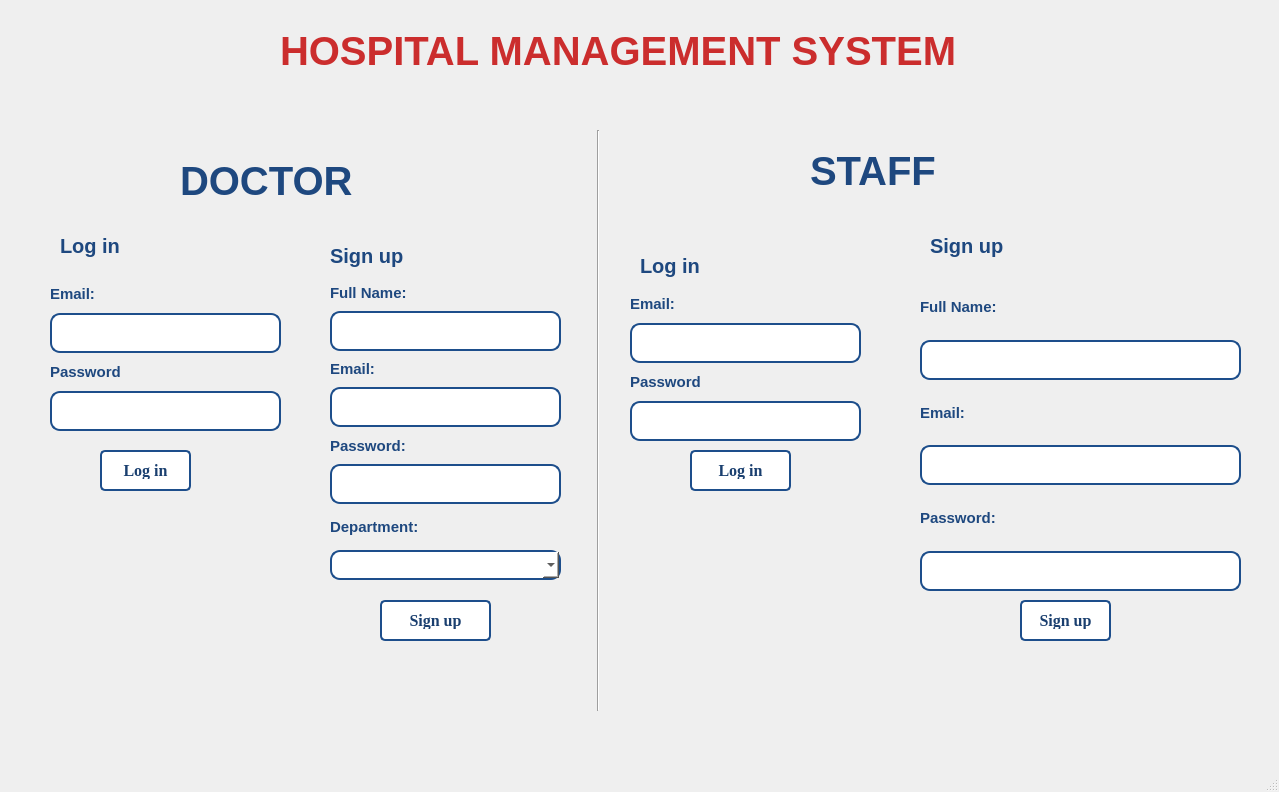
<?xml version="1.0" encoding="UTF-8"?>
<ui version="4.0">
 <class>MainWindow</class>
 <widget class="QMainWindow" name="MainWindow">
  <property name="geometry">
   <rect>
    <x>0</x>
    <y>0</y>
    <width>1279</width>
    <height>792</height>
   </rect>
  </property>
  <property name="windowTitle">
   <string>MainWindow</string>
  </property>
  <property name="styleSheet">
   <string notr="true"/>
  </property>
  <widget class="QWidget" name="centralwidget">
   <widget class="QWidget" name="layoutWidget_3">
    <property name="geometry">
     <rect>
      <x>330</x>
      <y>280</y>
      <width>231</width>
      <height>300</height>
     </rect>
    </property>
    <layout class="QGridLayout" name="gridLayout_45">
     <item row="3" column="0">
      <layout class="QGridLayout" name="gridLayout_51">
       <item row="0" column="0">
        <widget class="QLabel" name="label_46">
         <property name="styleSheet">
          <string notr="true">QLabel {
    color: rgb(30, 72, 127);
    font-size: 15px; 
    font-weight: bold;
    font-family: 'Segoe UI', Tahoma, Geneva, Verdana, sans-serif; 
}

QLabel {
    text-shadow: 2px 2px 4px rgba(0, 0, 0, 0.3); =-
}
</string>
         </property>
         <property name="text">
          <string>Department:</string>
         </property>
        </widget>
       </item>
       <item row="1" column="0">
        <widget class="QComboBox" name="sdocdep">
         <property name="styleSheet">
          <string notr="true">QComboBox {
    background-color: rgb(255, 255, 255); 
    border: 2px solid rgb(29, 78, 139); 
    border-radius: 10px; 
    padding: 5 px; 
    font-size: 14 px; 
    color: rgb(0, 0, 0); 
}

QComboBox:hover {
    background-color:rgb(219, 235, 255); 
}

</string>
         </property>
         <item>
          <property name="text">
           <string/>
          </property>
         </item>
         <item>
          <property name="text">
           <string>Cardiology</string>
          </property>
         </item>
         <item>
          <property name="text">
           <string>Dermatology</string>
          </property>
         </item>
         <item>
          <property name="text">
           <string>Emergency Medicine</string>
          </property>
         </item>
         <item>
          <property name="text">
           <string>Endocrinology</string>
          </property>
         </item>
         <item>
          <property name="text">
           <string>Gastroenterology</string>
          </property>
         </item>
         <item>
          <property name="text">
           <string>General Surgery</string>
          </property>
         </item>
         <item>
          <property name="text">
           <string>Internal Medicine</string>
          </property>
         </item>
         <item>
          <property name="text">
           <string>Neurology</string>
          </property>
         </item>
         <item>
          <property name="text">
           <string>Obstetrics and Gynecology</string>
          </property>
         </item>
         <item>
          <property name="text">
           <string>Oncology</string>
          </property>
         </item>
         <item>
          <property name="text">
           <string>Ophthalmology</string>
          </property>
         </item>
         <item>
          <property name="text">
           <string>Orthopedics</string>
          </property>
         </item>
         <item>
          <property name="text">
           <string>Pediatrics</string>
          </property>
         </item>
         <item>
          <property name="text">
           <string>Psychiatry</string>
          </property>
         </item>
         <item>
          <property name="text">
           <string>Pulmonary Medicine</string>
          </property>
         </item>
         <item>
          <property name="text">
           <string>Rheumatology</string>
          </property>
         </item>
         <item>
          <property name="text">
           <string>Urology</string>
          </property>
         </item>
        </widget>
       </item>
      </layout>
     </item>
     <item row="0" column="0">
      <layout class="QGridLayout" name="gridLayout_48">
       <item row="0" column="0">
        <widget class="QLabel" name="label_43">
         <property name="styleSheet">
          <string notr="true">QLabel {
    color: rgb(30, 72, 127);
    font-size: 15px; 
    font-weight: bold;
    font-family: 'Segoe UI', Tahoma, Geneva, Verdana, sans-serif; 
}

QLabel {
    text-shadow: 2px 2px 4px rgba(0, 0, 0, 0.3); =-
}
</string>
         </property>
         <property name="text">
          <string>Full Name:</string>
         </property>
        </widget>
       </item>
       <item row="1" column="0">
        <widget class="QLineEdit" name="sdocname">
         <property name="styleSheet">
          <string notr="true">QLineEdit {
    background-color: rgb(255, 255, 255); 
    border: 2px solid rgb(29, 78, 139); 
    border-radius: 10px; 
    padding: 10px; 
    font-size: 14 px; 
    color: rgb(0, 0, 0); 
}

QLineEdit:hover {
    background-color:rgb(219, 235, 255); 
}

</string>
         </property>
        </widget>
       </item>
      </layout>
     </item>
     <item row="2" column="0">
      <layout class="QGridLayout" name="gridLayout_50">
       <item row="0" column="0">
        <widget class="QLabel" name="label_45">
         <property name="styleSheet">
          <string notr="true">QLabel {
    color: rgb(30, 72, 127);
    font-size: 15px; 
    font-weight: bold;
    font-family: 'Segoe UI', Tahoma, Geneva, Verdana, sans-serif; 
}

QLabel {
    text-shadow: 2px 2px 4px rgba(0, 0, 0, 0.3); =-
}
</string>
         </property>
         <property name="text">
          <string>Password:</string>
         </property>
        </widget>
       </item>
       <item row="1" column="0">
        <widget class="QLineEdit" name="sdocpass">
         <property name="styleSheet">
          <string notr="true">QLineEdit {
    background-color: rgb(255, 255, 255); 
    border: 2px solid rgb(29, 78, 139); 
    border-radius: 10px; 
    padding: 10px; 
    font-size: 14 px; 
    color: rgb(0, 0, 0); 
}

QLineEdit:hover {
    background-color:rgb(219, 235, 255); 
}

</string>
         </property>
        </widget>
       </item>
      </layout>
     </item>
     <item row="1" column="0">
      <layout class="QGridLayout" name="gridLayout_49">
       <item row="2" column="0">
        <widget class="QLineEdit" name="sdocemail">
         <property name="styleSheet">
          <string notr="true">QLineEdit {
    background-color: rgb(255, 255, 255); 
    border: 2px solid rgb(29, 78, 139); 
    border-radius: 10px; 
    padding: 10px; 
    font-size: 14 px; 
    color: rgb(0, 0, 0); 
}

QLineEdit:hover {
    background-color:rgb(219, 235, 255); 
}

</string>
         </property>
        </widget>
       </item>
       <item row="0" column="0">
        <widget class="QLabel" name="label_44">
         <property name="styleSheet">
          <string notr="true">QLabel {
    color: rgb(30, 72, 127);
    font-size: 15px; 
    font-weight: bold;
    font-family: 'Segoe UI', Tahoma, Geneva, Verdana, sans-serif; 
}

QLabel {
    text-shadow: 2px 2px 4px rgba(0, 0, 0, 0.3); =-
}
</string>
         </property>
         <property name="text">
          <string>Email:</string>
         </property>
        </widget>
       </item>
      </layout>
     </item>
    </layout>
   </widget>
   <widget class="QWidget" name="layoutWidget_4">
    <property name="geometry">
     <rect>
      <x>920</x>
      <y>280</y>
      <width>321</width>
      <height>311</height>
     </rect>
    </property>
    <layout class="QGridLayout" name="gridLayout_54">
     <item row="0" column="0">
      <layout class="QGridLayout" name="gridLayout_56">
       <item row="0" column="0">
        <widget class="QLabel" name="label_50">
         <property name="styleSheet">
          <string notr="true">QLabel {
    color: rgb(30, 72, 127);
    font-size: 15px; 
    font-weight: bold;
    font-family: 'Segoe UI', Tahoma, Geneva, Verdana, sans-serif; 
}

QLabel {
    text-shadow: 2px 2px 4px rgba(0, 0, 0, 0.3); =-
}
</string>
         </property>
         <property name="text">
          <string>Full Name:</string>
         </property>
        </widget>
       </item>
       <item row="1" column="0">
        <widget class="QLineEdit" name="sstaffname">
         <property name="styleSheet">
          <string notr="true">QLineEdit {
    background-color: rgb(255, 255, 255); 
    border: 2px solid rgb(29, 78, 139); 
    border-radius: 10px; 
    padding: 10px; 
    font-size: 14 px; 
    color: rgb(0, 0, 0); 
}

QLineEdit:hover {
    background-color:rgb(219, 235, 255); 
}

</string>
         </property>
        </widget>
       </item>
      </layout>
     </item>
     <item row="2" column="0">
      <layout class="QGridLayout" name="gridLayout_57">
       <item row="0" column="0">
        <widget class="QLabel" name="label_51">
         <property name="styleSheet">
          <string notr="true">QLabel {
    color: rgb(30, 72, 127);
    font-size: 15px; 
    font-weight: bold;
    font-family: 'Segoe UI', Tahoma, Geneva, Verdana, sans-serif; 
}

QLabel {
    text-shadow: 2px 2px 4px rgba(0, 0, 0, 0.3); =-
}
</string>
         </property>
         <property name="text">
          <string>Password:</string>
         </property>
        </widget>
       </item>
       <item row="1" column="0">
        <widget class="QLineEdit" name="sstaffpass">
         <property name="styleSheet">
          <string notr="true">QLineEdit {
    background-color: rgb(255, 255, 255); 
    border: 2px solid rgb(29, 78, 139); 
    border-radius: 10px; 
    padding: 10px; 
    font-size: 14 px; 
    color: rgb(0, 0, 0); 
}

QLineEdit:hover {
    background-color:rgb(219, 235, 255); 
}

</string>
         </property>
        </widget>
       </item>
      </layout>
     </item>
     <item row="1" column="0">
      <layout class="QGridLayout" name="gridLayout_58">
       <item row="1" column="0">
        <widget class="QLineEdit" name="sstaffemail">
         <property name="styleSheet">
          <string notr="true">QLineEdit {
    background-color: rgb(255, 255, 255); 
    border: 2px solid rgb(29, 78, 139); 
    border-radius: 10px; 
    padding: 10px; 
    font-size: 14 px; 
    color: rgb(0, 0, 0); 
}

QLineEdit:hover {
    background-color:rgb(219, 235, 255); 
}

</string>
         </property>
         <property name="text">
          <string/>
         </property>
        </widget>
       </item>
       <item row="0" column="0">
        <widget class="QLabel" name="label_52">
         <property name="styleSheet">
          <string notr="true">QLabel {
    color: rgb(30, 72, 127);
    font-size: 15px; 
    font-weight: bold;
    font-family: 'Segoe UI', Tahoma, Geneva, Verdana, sans-serif; 
}

QLabel {
    text-shadow: 2px 2px 4px rgba(0, 0, 0, 0.3); =-
}
</string>
         </property>
         <property name="text">
          <string>Email:</string>
         </property>
        </widget>
       </item>
      </layout>
     </item>
    </layout>
   </widget>
   <widget class="Line" name="line">
    <property name="geometry">
     <rect>
      <x>590</x>
      <y>130</y>
      <width>16</width>
      <height>581</height>
     </rect>
    </property>
    <property name="styleSheet">
     <string notr="true">Line {
    background-color: rgb(30, 72, 127); 
    height: 2px; 
    border: none; 
}

Line:hover {
    background-color: rgb(48, 115, 203); 
    transition: background-color 0.3s ease-in-out;
}
</string>
    </property>
    <property name="orientation">
     <enum>Qt::Vertical</enum>
    </property>
   </widget>
   <widget class="QLabel" name="label_53">
    <property name="geometry">
     <rect>
      <x>280</x>
      <y>20</y>
      <width>711</width>
      <height>61</height>
     </rect>
    </property>
    <property name="font">
     <font>
      <family>Segoe UI</family>
      <pointsize>-1</pointsize>
      <bold>true</bold>
     </font>
    </property>
    <property name="styleSheet">
     <string notr="true">QLabel {
    color:rgb(203, 45, 45);
    font-size: 40px; 
    font-weight: bold;
    font-family: 'Segoe UI', Tahoma, Geneva, Verdana, sans-serif; 
}

QLabel:hover {
    color: rgb(255, 71, 58);
    text-decoration: underline; 
    cursor: pointer; 
}

QLabel {
    text-shadow: 2px 2px 4px rgb(132, 37, 30); 
}
</string>
    </property>
    <property name="text">
     <string>HOSPITAL MANAGEMENT SYSTEM</string>
    </property>
   </widget>
   <widget class="QLabel" name="label_2">
    <property name="geometry">
     <rect>
      <x>640</x>
      <y>250</y>
      <width>61</width>
      <height>31</height>
     </rect>
    </property>
    <property name="font">
     <font>
      <family>Segoe UI</family>
      <pointsize>-1</pointsize>
      <bold>true</bold>
     </font>
    </property>
    <property name="styleSheet">
     <string notr="true">QLabel {
    color: rgb(30, 72, 127);
    font-size: 20px; 
    font-weight: bold;
    font-family: 'Segoe UI', Tahoma, Geneva, Verdana, sans-serif; 
}

QLabel:hover {
    color: rgb(48, 115, 203);
    text-decoration: underline; 
    cursor: pointer; 
}

QLabel {
    text-shadow: 2px 2px 4px rgba(0, 0, 0, 0.3); =-
}
</string>
    </property>
    <property name="text">
     <string>Log in</string>
    </property>
   </widget>
   <widget class="QLabel" name="label_3">
    <property name="geometry">
     <rect>
      <x>330</x>
      <y>240</y>
      <width>81</width>
      <height>31</height>
     </rect>
    </property>
    <property name="font">
     <font>
      <family>Segoe UI</family>
      <pointsize>-1</pointsize>
      <bold>true</bold>
     </font>
    </property>
    <property name="styleSheet">
     <string notr="true">QLabel {
    color: rgb(30, 72, 127);
    font-size: 20px; 
    font-weight: bold;
    font-family: 'Segoe UI', Tahoma, Geneva, Verdana, sans-serif; 
}

QLabel:hover {
    color: rgb(48, 115, 203);
    text-decoration: underline; 
    cursor: pointer; 
}

QLabel {
    text-shadow: 2px 2px 4px rgba(0, 0, 0, 0.3); =-
}
</string>
    </property>
    <property name="text">
     <string>Sign up</string>
    </property>
   </widget>
   <widget class="QPushButton" name="pushButton_9">
    <property name="geometry">
     <rect>
      <x>100</x>
      <y>450</y>
      <width>91</width>
      <height>41</height>
     </rect>
    </property>
    <property name="font">
     <font>
      <family>Times New Roman</family>
      <pointsize>-1</pointsize>
      <bold>true</bold>
     </font>
    </property>
    <property name="styleSheet">
     <string notr="true">QPushButton 
{
background-color: rgb(255, 255, 255); 
color: rgb(26, 63, 111); 
border: 2px solid rgb(29, 78, 139);
border-radius: 5px; 
padding: 10px 10px; 
font-size: 16px;
font-weight: bold;
cursor: pointer; 
transition: background-color 0.3s ease, box-shadow 0.3s ease;
}
QPushButton:hover 
{
background-color: rgb(219, 235, 255); 
box-shadow: 0 4px 8px rgba(0, 0, 0, 0.1); 
}
QPushButton:pressed 
{
background-color: rgb(45, 108, 190); 
color: rgb(255, 255, 255);
box-shadow: 0 2px 4px rgba(0, 0, 0, 0.1); 
}
</string>
    </property>
    <property name="text">
     <string>Log in</string>
    </property>
   </widget>
   <widget class="QPushButton" name="pushButton_10">
    <property name="geometry">
     <rect>
      <x>690</x>
      <y>450</y>
      <width>101</width>
      <height>41</height>
     </rect>
    </property>
    <property name="font">
     <font>
      <family>Times New Roman</family>
      <pointsize>-1</pointsize>
      <bold>true</bold>
     </font>
    </property>
    <property name="styleSheet">
     <string notr="true">QPushButton 
{
background-color: rgb(255, 255, 255); 
color: rgb(26, 63, 111); 
border: 2px solid rgb(29, 78, 139);
border-radius: 5px; 
padding: 10px 10px; 
font-size: 16px;
font-weight: bold;
cursor: pointer; 
transition: background-color 0.3s ease, box-shadow 0.3s ease;
}
QPushButton:hover 
{
background-color: rgb(219, 235, 255); 
box-shadow: 0 4px 8px rgba(0, 0, 0, 0.1); 
}
QPushButton:pressed 
{
background-color: rgb(45, 108, 190); 
color: rgb(255, 255, 255);
box-shadow: 0 2px 4px rgba(0, 0, 0, 0.1); 
}
</string>
    </property>
    <property name="text">
     <string>Log in</string>
    </property>
   </widget>
   <widget class="QPushButton" name="pushButton_11">
    <property name="geometry">
     <rect>
      <x>380</x>
      <y>600</y>
      <width>111</width>
      <height>41</height>
     </rect>
    </property>
    <property name="font">
     <font>
      <family>Times New Roman</family>
      <pointsize>-1</pointsize>
      <bold>true</bold>
     </font>
    </property>
    <property name="styleSheet">
     <string notr="true">QPushButton 
{
background-color: rgb(255, 255, 255); 
color: rgb(26, 63, 111); 
border: 2px solid rgb(29, 78, 139);
border-radius: 5px; 
padding: 10px 10px; 
font-size: 16px;
font-weight: bold;
cursor: pointer; 
transition: background-color 0.3s ease, box-shadow 0.3s ease;
}
QPushButton:hover 
{
background-color: rgb(219, 235, 255); 
box-shadow: 0 4px 8px rgba(0, 0, 0, 0.1); 
}
QPushButton:pressed 
{
background-color: rgb(45, 108, 190); 
color: rgb(255, 255, 255);
box-shadow: 0 2px 4px rgba(0, 0, 0, 0.1); 
}
</string>
    </property>
    <property name="text">
     <string>Sign up</string>
    </property>
   </widget>
   <widget class="QPushButton" name="pushButton_12">
    <property name="geometry">
     <rect>
      <x>1020</x>
      <y>600</y>
      <width>91</width>
      <height>41</height>
     </rect>
    </property>
    <property name="font">
     <font>
      <family>Times New Roman</family>
      <pointsize>-1</pointsize>
      <bold>true</bold>
     </font>
    </property>
    <property name="styleSheet">
     <string notr="true">QPushButton 
{
background-color: rgb(255, 255, 255); 
color: rgb(26, 63, 111); 
border: 2px solid rgb(29, 78, 139);
border-radius: 5px; 
padding: 10px 10px; 
font-size: 16px;
font-weight: bold;
cursor: pointer; 
transition: background-color 0.3s ease, box-shadow 0.3s ease;
}
QPushButton:hover 
{
background-color: rgb(219, 235, 255); 
box-shadow: 0 4px 8px rgba(0, 0, 0, 0.1); 
}
QPushButton:pressed 
{
background-color: rgb(45, 108, 190); 
color: rgb(255, 255, 255);
box-shadow: 0 2px 4px rgba(0, 0, 0, 0.1); 
}
</string>
    </property>
    <property name="text">
     <string>Sign up</string>
    </property>
   </widget>
   <widget class="QLabel" name="label_5">
    <property name="geometry">
     <rect>
      <x>810</x>
      <y>150</y>
      <width>131</width>
      <height>41</height>
     </rect>
    </property>
    <property name="font">
     <font>
      <family>Segoe UI</family>
      <pointsize>-1</pointsize>
      <bold>true</bold>
     </font>
    </property>
    <property name="styleSheet">
     <string notr="true">QLabel {
    color: rgb(30, 72, 127);
    font-size: 40px; 
    font-weight: bold;
    font-family: 'Segoe UI', Tahoma, Geneva, Verdana, sans-serif; 
}

QLabel:hover {
    color: rgb(48, 115, 203);
    text-decoration: underline; 
    cursor: pointer; 
}

QLabel {
    text-shadow: 2px 2px 4px rgba(0, 0, 0, 0.3); =-
}
</string>
    </property>
    <property name="text">
     <string>STAFF</string>
    </property>
   </widget>
   <widget class="QLabel" name="label_6">
    <property name="geometry">
     <rect>
      <x>180</x>
      <y>160</y>
      <width>221</width>
      <height>41</height>
     </rect>
    </property>
    <property name="font">
     <font>
      <family>Segoe UI</family>
      <pointsize>-1</pointsize>
      <bold>true</bold>
     </font>
    </property>
    <property name="styleSheet">
     <string notr="true">QLabel {
    color: rgb(30, 72, 127);
    font-size: 40px; 
    font-weight: bold;
    font-family: 'Segoe UI', Tahoma, Geneva, Verdana, sans-serif; 
}

QLabel:hover {
    color: rgb(48, 115, 203);
    text-decoration: underline; 
    cursor: pointer; 
}

QLabel {
    text-shadow: 2px 2px 4px rgba(0, 0, 0, 0.3); =-
}
</string>
    </property>
    <property name="text">
     <string>DOCTOR</string>
    </property>
   </widget>
   <widget class="QWidget" name="layoutWidget">
    <property name="geometry">
     <rect>
      <x>50</x>
      <y>280</y>
      <width>231</width>
      <height>151</height>
     </rect>
    </property>
    <layout class="QGridLayout" name="gridLayout">
     <item row="0" column="0">
      <layout class="QGridLayout" name="gridLayout_46">
       <item row="1" column="0">
        <widget class="QLineEdit" name="ldocemail">
         <property name="styleSheet">
          <string notr="true">QLineEdit {
    background-color: rgb(255, 255, 255); 
    border: 2px solid rgb(29, 78, 139); 
    border-radius: 10px; 
    padding: 10px; 
    font-size: 14 px; 
    color: rgb(0, 0, 0); 
}

QLineEdit:hover {
    background-color:rgb(219, 235, 255); 
}

</string>
         </property>
        </widget>
       </item>
       <item row="0" column="0">
        <widget class="QLabel" name="label_41">
         <property name="autoFillBackground">
          <bool>false</bool>
         </property>
         <property name="styleSheet">
          <string notr="true">QLabel {
    color: rgb(30, 72, 127);
    font-size: 15px; 
    font-weight: bold;
    font-family: 'Segoe UI', Tahoma, Geneva, Verdana, sans-serif; 
}

QLabel {
    text-shadow: 2px 2px 4px rgba(0, 0, 0, 0.3); =-
}
</string>
         </property>
         <property name="text">
          <string>Email:</string>
         </property>
        </widget>
       </item>
      </layout>
     </item>
     <item row="1" column="0">
      <layout class="QGridLayout" name="gridLayout_47">
       <item row="0" column="0">
        <widget class="QLabel" name="label_42">
         <property name="styleSheet">
          <string notr="true">QLabel {
    color: rgb(30, 72, 127);
    font-size: 15px; 
    font-weight: bold;
    font-family: 'Segoe UI', Tahoma, Geneva, Verdana, sans-serif; 
}

QLabel {
    text-shadow: 2px 2px 4px rgba(0, 0, 0, 0.3); =-
}
</string>
         </property>
         <property name="text">
          <string>Password</string>
         </property>
        </widget>
       </item>
       <item row="1" column="0">
        <widget class="QLineEdit" name="ldocpass">
         <property name="styleSheet">
          <string notr="true">QLineEdit {
    background-color: rgb(255, 255, 255); 
    border: 2px solid rgb(29, 78, 139); 
    border-radius: 10px; 
    padding: 10px; 
    font-size: 14 px; 
    color: rgb(0, 0, 0); 
}

QLineEdit:hover {
    background-color:rgb(219, 235, 255);
}

</string>
         </property>
        </widget>
       </item>
      </layout>
     </item>
    </layout>
   </widget>
   <widget class="QLabel" name="label_7">
    <property name="geometry">
     <rect>
      <x>40</x>
      <y>40</y>
      <width>71</width>
      <height>71</height>
     </rect>
    </property>
    <property name="text">
     <string/>
    </property>
    <property name="pixmap">
     <pixmap>../../../Downloads/caduceus logo,health logo,medical logo.png</pixmap>
    </property>
   </widget>
   <widget class="QLabel" name="label_8">
    <property name="geometry">
     <rect>
      <x>60</x>
      <y>230</y>
      <width>61</width>
      <height>31</height>
     </rect>
    </property>
    <property name="font">
     <font>
      <family>Segoe UI</family>
      <pointsize>-1</pointsize>
      <bold>true</bold>
     </font>
    </property>
    <property name="styleSheet">
     <string notr="true">QLabel {
    color: rgb(30, 72, 127);
    font-size: 20px; 
    font-weight: bold;
    font-family: 'Segoe UI', Tahoma, Geneva, Verdana, sans-serif; 
}

QLabel:hover {
    color: rgb(48, 115, 203);
    text-decoration: underline; 
    cursor: pointer; 
}

QLabel {
    text-shadow: 2px 2px 4px rgba(0, 0, 0, 0.3); =-
}
</string>
    </property>
    <property name="text">
     <string>Log in</string>
    </property>
   </widget>
   <widget class="QLabel" name="label_4">
    <property name="geometry">
     <rect>
      <x>930</x>
      <y>230</y>
      <width>81</width>
      <height>31</height>
     </rect>
    </property>
    <property name="font">
     <font>
      <family>Segoe UI</family>
      <pointsize>-1</pointsize>
      <bold>true</bold>
     </font>
    </property>
    <property name="styleSheet">
     <string notr="true">QLabel {
    color: rgb(30, 72, 127);
    font-size: 20px; 
    font-weight: bold;
    font-family: 'Segoe UI', Tahoma, Geneva, Verdana, sans-serif; 
}

QLabel:hover {
    color: rgb(48, 115, 203);
    text-decoration: underline; 
    cursor: pointer; 
}

QLabel {
    text-shadow: 2px 2px 4px rgba(0, 0, 0, 0.3); =-
}
</string>
    </property>
    <property name="text">
     <string>Sign up</string>
    </property>
   </widget>
   <widget class="QWidget" name="layoutWidget_2">
    <property name="geometry">
     <rect>
      <x>630</x>
      <y>290</y>
      <width>231</width>
      <height>151</height>
     </rect>
    </property>
    <layout class="QGridLayout" name="gridLayout_2">
     <item row="0" column="0">
      <layout class="QGridLayout" name="gridLayout_59">
       <item row="0" column="0">
        <widget class="QLabel" name="label_54">
         <property name="styleSheet">
          <string notr="true">QLabel {
    color: rgb(30, 72, 127);
    font-size: 15px; 
    font-weight: bold;
    font-family: 'Segoe UI', Tahoma, Geneva, Verdana, sans-serif; 
}

QLabel {
    text-shadow: 2px 2px 4px rgba(0, 0, 0, 0.3); =-
}
</string>
         </property>
         <property name="text">
          <string>Email:</string>
         </property>
        </widget>
       </item>
       <item row="1" column="0">
        <widget class="QLineEdit" name="lstaffemail">
         <property name="styleSheet">
          <string notr="true">QLineEdit {
    background-color: rgb(255, 255, 255); 
    border: 2px solid rgb(29, 78, 139); 
    border-radius: 10px; 
    padding: 10px; 
    font-size: 14 px; 
    color: rgb(0, 0, 0); 
}

QLineEdit:hover {
    background-color:rgb(219, 235, 255); 
}

</string>
         </property>
        </widget>
       </item>
      </layout>
     </item>
     <item row="1" column="0">
      <layout class="QGridLayout" name="gridLayout_60">
       <item row="0" column="0">
        <widget class="QLabel" name="label_55">
         <property name="styleSheet">
          <string notr="true">QLabel {
    color: rgb(30, 72, 127);
    font-size: 15px; 
    font-weight: bold;
    font-family: 'Segoe UI', Tahoma, Geneva, Verdana, sans-serif; 
}

QLabel {
    text-shadow: 2px 2px 4px rgba(0, 0, 0, 0.3); =-
}
</string>
         </property>
         <property name="text">
          <string>Password</string>
         </property>
        </widget>
       </item>
       <item row="1" column="0">
        <widget class="QLineEdit" name="lstaffpass">
         <property name="styleSheet">
          <string notr="true">QLineEdit {
    background-color: rgb(255, 255, 255); 
    border: 2px solid rgb(29, 78, 139); 
    border-radius: 10px; 
    padding: 10px; 
    font-size: 14 px; 
    color: rgb(0, 0, 0); 
}

QLineEdit:hover {
    background-color:rgb(219, 235, 255);
}

</string>
         </property>
        </widget>
       </item>
      </layout>
     </item>
    </layout>
   </widget>
   <widget class="QLabel" name="label">
    <property name="geometry">
     <rect>
      <x>-1320</x>
      <y>-270</y>
      <width>2641</width>
      <height>1081</height>
     </rect>
    </property>
    <property name="styleSheet">
     <string notr="true"/>
    </property>
    <property name="text">
     <string/>
    </property>
    <property name="pixmap">
     <pixmap>../../../Downloads/eu.jpg</pixmap>
    </property>
   </widget>
   <zorder>label</zorder>
   <zorder>layoutWidget_3</zorder>
   <zorder>layoutWidget_4</zorder>
   <zorder>line</zorder>
   <zorder>label_53</zorder>
   <zorder>label_2</zorder>
   <zorder>label_3</zorder>
   <zorder>pushButton_9</zorder>
   <zorder>pushButton_10</zorder>
   <zorder>pushButton_11</zorder>
   <zorder>pushButton_12</zorder>
   <zorder>label_5</zorder>
   <zorder>label_6</zorder>
   <zorder>layoutWidget</zorder>
   <zorder>label_7</zorder>
   <zorder>label_8</zorder>
   <zorder>label_4</zorder>
   <zorder>layoutWidget_2</zorder>
  </widget>
  <widget class="QMenuBar" name="menubar">
   <property name="geometry">
    <rect>
     <x>0</x>
     <y>0</y>
     <width>1279</width>
     <height>21</height>
    </rect>
   </property>
  </widget>
  <widget class="QStatusBar" name="statusbar"/>
 </widget>
 <resources/>
 <connections/>
</ui>
